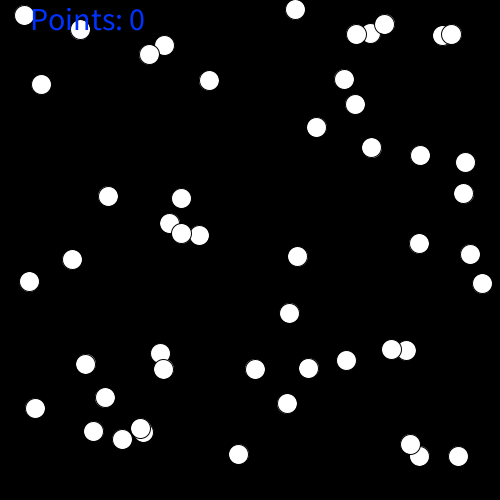
Frame 1 (no input)
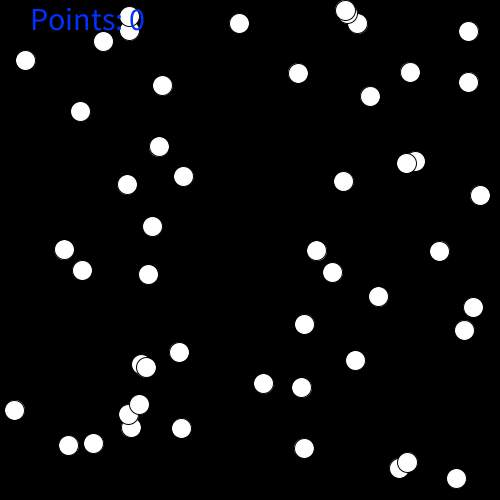
Frame 60 (the mouse pressed at the canvas centre just before this capture)
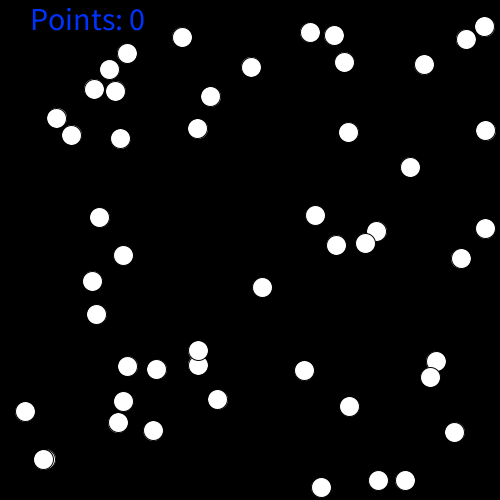
Frame 120 (the mouse held since frame 60 and released just before this capture)

The Processing sketch that drew these frames (run headless with seeded random() and noise(); from frame 60 on, the mouse is pressed at the canvas centre):

// Processing sketch: click_and_dissapear_game3
// ── click_and_dissapear_game3.pde
float []x;
float []y;
float []xDelta;
float []yDelta;
int number=50;
int points = 0;
void setup(){
   size(500, 500);
   frameRate(60);
   x = new float[number];
   y = new float[number]; 
   xDelta = new float[number];
   yDelta = new float[number];
   for(int i=0; i<number; i++){
    x[i] = random(0, width-10); 
    y[i] = random(0, height-10);
    xDelta[i] = random(-1, 1); 
    yDelta[i] = random(-1, 1);
  }
}


void draw(){
  background(0);
  fill(255);
  for(int i=0; i<number; i++){
    ellipse(x[i], y[i], 20, 20);
    x[i] = x[i] + xDelta[i];
    y[i] = y[i] + yDelta[i];
    
    if((x[i]<10) || (x[i]> width-10)){
      xDelta[i] = -xDelta[i];
    }
    if((y[i]<10) || (y[i]> height-10)){
      yDelta[i] = -yDelta[i];
    }
  }
  textSize(32);
  fill(0, 50, 255);
  text("Points: "+ points, 30, 30);
}
void mousePressed(){
  for(int i=0; i<number; i++){
    float dist = sqrt((x[i]-mouseX)*(x[i]-mouseX) + (y[i]-mouseY)*(y[i]-mouseY));
    if (dist<=10){
      x[i] = -100;
      y[i] = -100;
      int speedBonus = abs(int(xDelta[i] + yDelta[i]));
      points = points +10 + speedBonus;
      break;
    }
  }
}
